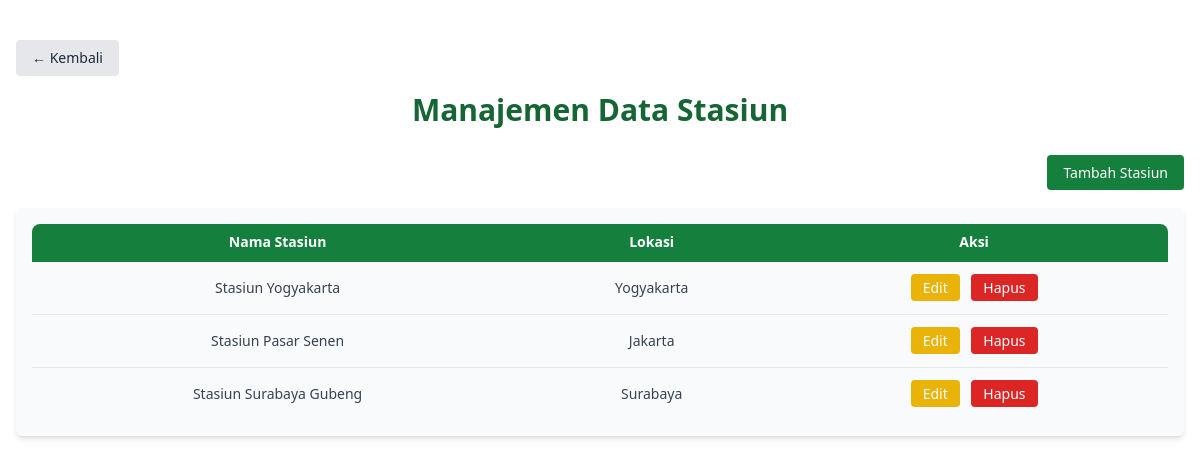
Before: /UI/admin/stasiun/stasiun.php (signed in) with the older database file.
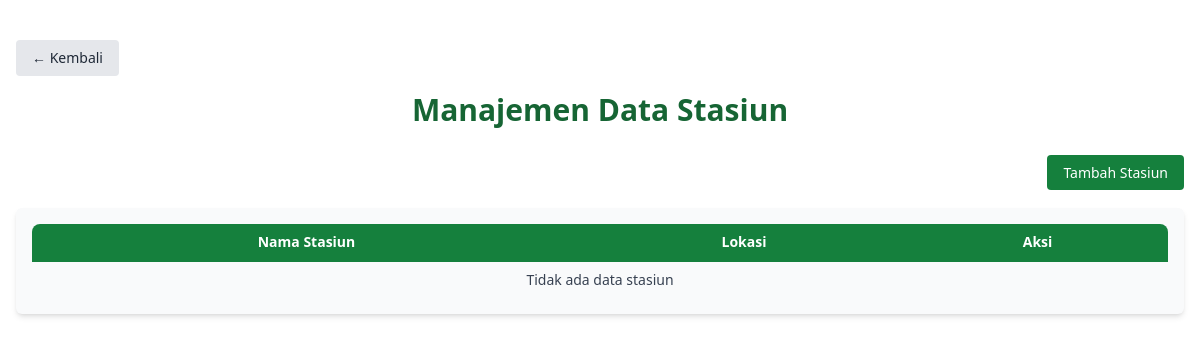
After: the same page with the newer database file.
### tables this page shows
CREATE TABLE stasiun (
    id_stasiun INT PRIMARY KEY AUTO_INCREMENT,
    nama_stasiun VARCHAR(100) NOT NULL,
    lokasi VARCHAR(255) NOT NULL
);

### functions/stasiunFunc.php (called while the page is built, shortened)
<?php
require_once __DIR__ . '/../config/config.php';
function getAllStasiun() {
    global $conn;
    $sql = "SELECT * FROM stasiun ORDER BY id_stasiun DESC";
    $result = mysqli_query($conn, $sql);
    $stasiuns = [];
    while ($row = mysqli_fetch_assoc($result)) {
        $stasiuns[] = $row;
    }
    return $stasiuns;
}
?>

### UI/admin/stasiun/stasiun.php (the view, shortened to what this page needs)
<?php
require_once '../../../functions/stasiunFunc.php';
$stasiuns = getAllStasiun();
?>
<!DOCTYPE html>
<html lang="id">
<head>
  <script src="https://cdn.tailwindcss.com"></script>
  <link rel="stylesheet" href="../assets/css/style.css">
</head>
<body class="bg-gray-50 text-gray-800 font-sans">
  <section class="bg-white pt-10 pb-16 min-h-screen">
    <div class="max-w-7xl mx-auto px-4">
      <div class="mb-4">
        <a href="../dashboard.php" class="bg-gray-200 text-gray-800 px-4 py-2 rounded hover:bg-gray-300 text-sm inline-block">
          ← Kembali
        </a>
      </div>
      <h2 class="text-3xl font-bold text-green-800 mb-8 text-center">Manajemen Data Stasiun</h2>
      <div class="mb-6 text-right">
        <a href="tambah_stasiun.php" class="bg-green-700 text-white px-4 py-2 rounded hover:bg-green-800 text-sm">
          Tambah Stasiun
        </a>
      </div>
      <div class="overflow-x-auto bg-gray-50 p-4 rounded-md shadow-md">
        <table class="w-full text-center rounded-lg text-sm overflow-hidden">
          <thead class="border-b-2 bg-green-700 border-green-700 text-white">
            <tr>
              <th class="px-4 py-2">Nama Stasiun</th>
              <th class="px-4 py-2">Lokasi</th>
              <th class="px-4 py-2">Aksi</th>
            </tr>
          </thead>
          <tbody class="text-gray-700">
            <?php if (empty($stasiuns)): ?>
              <tr><td colspan="3" class="px-4 py-2 text-center">Tidak ada data stasiun</td></tr>
            <?php else: ?>
              <?php foreach ($stasiuns as $s): ?>
                <tr class="border-t">
                  <td class="px-4 py-4"><?= htmlspecialchars($s['nama_stasiun']) ?></td>
                  <td class="px-4 py-4"><?= htmlspecialchars($s['lokasi']) ?></td>
                  <td class="px-4 py-4 space-x-2">
                    <a href="edit_stasiun.php?id=<?= $s['id_stasiun'] ?>" class="bg-yellow-500 hover:bg-yellow-700 text-white px-3 py-1 rounded">Edit</a>
                    <a href="javascript:void(0);" onclick="confirmDelete(<?= $s['id_stasiun'] ?>)" class="bg-red-600 hover:bg-red-700 text-white px-3 py-1 rounded">Hapus</a>
                  </td>
                </tr>
              <?php endforeach ?>
            <?php endif ?>
          </tbody>
        </table>
      </div>
    </div>
  </section>
</body>
</html>

Changed rows visible on the page:
removed stasiun: nama_stasiun "Stasiun Yogyakarta", lokasi "Yogyakarta"
removed stasiun: nama_stasiun "Stasiun Pasar Senen", lokasi "Jakarta"
removed stasiun: nama_stasiun "Stasiun Surabaya Gubeng", lokasi "Surabaya"
Other visible differences:
text now shown: "Tidak ada data stasiun"
